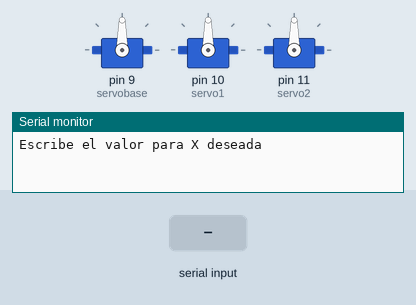
Simulated run of this sketch. Board: Arduino Uno, built with avr-gcc and run on an emulated ATmega328P. On the bench: 3 × servo, the last lines printed to the serial monitor. Inputs (shaded band) come from the test bench.

Above: at 1.2 s.
1.3 s: "90,45,200\n" received over Serial
2.8 s: byte 10 ('\n') received over Serial
4.3 s: "30,150,10\n" received over Serial
At 5.1 s:
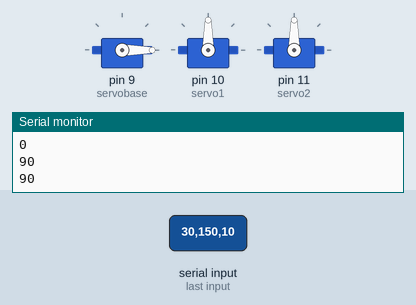
At 8.7 s:
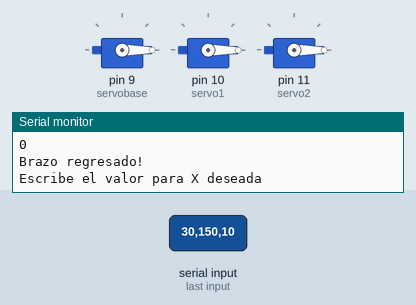
Timing chart, 0 to 10.2 s (numbered marks = the images above; inputs shaded):
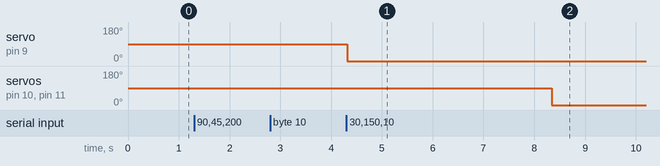

Measured:
- after the input at 4.3 s, servo on pin 9 (servobase): 90° → 0° at once; servo on pin 10 (servo1): 90° → 0° after 4.0 s; servo on pin 11 (servo2): 90° → 0° after 4.1 s

The sketch:

brazoPUMA_3.ino
```cpp
#include <Servo.h>

Servo servobase, servo1, servo2;  // create servo object to control a servo
// twelve servo objects can be created on most boards

int cont = 1;
float x, y, z, l1 = 7.0, l2 = 5.3, l3 = 6.1, teta1_0 = 0, teta2_0 = 0, teta3_0 = 0, teta1_F, teta2_F, teta3_F;
String inString = "";         // a string to hold incoming data
boolean strComplete = false;  // whether the string is complete


void setup() {
  Serial.begin(9600);
  // reserve 200 bytes for the inString:
  inString.reserve(200);
  servobase.attach(9);  // attaches the servo on pin 9 to the servo object
  servo1.attach(10);
  servo2.attach(11);
  Serial.println("Escribe el valor para X deseada ");
}

void loop() {
  if(strComplete){  //revisa si se envio algun valor en la consola
    //Establece los valores para las coordenadas
    if(cont==1){     //revisa cual fue el valor que se envio
      x=inString.toFloat();      //asigna el valor recivido a la variable en forma numerica
      Serial.println(x,5);
      Serial.println("Escribe el valor para Y deseada ");
    }
    else if(cont==2){
      y=inString.toFloat();
      Serial.println(y,5);
      Serial.println("Escribe el valor para Z deseada ");
    }
    else if(cont==3){
      z=inString.toFloat();
      Serial.println(z,5);
    }
    inString = "";
    strComplete = false;
    cont++;

    //Si ya tomo los tres valores, realiza el movimiento de los servos
    if(cont>3){
      teta1_0=atan2(y,x)*180/3.1416;            //calcula teta 1
      Serial.println(teta1_0,5);
      teta2_0=(atan2(z-l1,sqrt(pow(x,2)+pow(y,2)))+acos((pow(l3,2)-pow(l2,2)-pow(z-l1,2)-pow(x,2)-pow(y,2))/(-2*l2*sqrt(pow(z-l1,2)+pow(x,2)+pow(y,2)))))*180/3.1416;  //calcula teta 2
      Serial.println(teta2_0,5);
      teta3_0=fabs(acos((pow(z-l1,2)+pow(x,2)+pow(y,2)-pow(l2,2)-pow(l3,2))/(-2*l2*l3))*180/3.1416-180);    //calcula teta 3
      Serial.println(teta3_0,5);
      Serial.println("Moviendo el brazo...");
      if(teta1_0>=0){                                 //si teta1_0 es positivo
        for (int i = 0; i <= teta1_0; ++i) { //mueve le servo un grado a la vez hasta llegar al valor de teta1_0
          servobase.write(i);
          delay(15);
        }

      //Serial.println(servobase.read());
      }
      else{                                        //si teta1_0 es negativo
        for (int i = 0; i >= teta1_0; --i) {
          servobase.write(i);
          delay(15);
        }

      //Serial.println(servobase.read());
      }
      if(teta2_0>=0){
        for (int i = 0; i <= teta2_0; i++) {
          servo1.write(i);
          delay(15);
        }
      }
      else{
        for (int i = 0; i >= teta2_0; i--) {
          servo1.write(i);
          delay(15);
        }
      }
      if(teta3_0>=0){
        for (int i = 0; i <= teta3_0; i++) {
          servo2.write(i);
          delay(15);
        }
      }
      else{
        for (int i = 0; i >= teta3_0; i--) {
          servo2.write(i);
          delay(15);
        }
      }
      Serial.println("Brazo movido!");
      Serial.println(servobase.read());
      Serial.println(servo1.read());
      Serial.println(servo2.read());
      delay(4000);
      regresar();
      cont=1;
      Serial.println("Escribe el valor para X deseada ");
    }
  }
}

void serialEvent() {
  while (Serial.available()) {
    // get the new byte:
    char inChar = (char)Serial.read();
    // if the incoming character is a newline, set a flag
    // so the main loop can do something about it:
    if (inChar == '\n') {
      strComplete = true;
    }
    else{             // add it to the inString:
      inString += inChar;
    }
  }
}

void regresar(){
  Serial.println("Regrezando a posicion original...");
  if(teta1_0<=0){
    for (int i = teta1_0; i <= 0; i++) {
      servobase.write(i);
      delay(15);
    }
  }
  else{
    for (int i = teta1_0; i >= 0; i--) {
      servobase.write(i);
      delay(15);
    }
  }
  if(teta2_0<=0){
    for (int i = teta2_0; i <= 0; i++) {
      servo1.write(i);
      delay(15);
    }
  }
  else{
    for (int i = teta2_0; i >= 0; i--) {
      servo1.write(i);
      delay(15);
    }
  }
  if(teta3_0<=0){
    for (int i = teta3_0; i <= 0; i++) {
      servo2.write(i);
      delay(15);
    }
  }
  else{
    for (int i = teta3_0; i >= 0; i--) {
      servo2.write(i);
      delay(15);
    }
  }
  Serial.println(servobase.read());
  Serial.println(servo1.read());
  Serial.println(servo2.read());
  Serial.println("Brazo regresado!");
}

/*void moverbrazo(){
  teta1_F=atan2(y,x);            //calcula teta 1
  Serial.println(teta1_0);
  teta2_F=atan2(z-l1,sqrt(pow(x,2)+pow(y,2)))+acos((pow(l3,2)-pow(l2,2)-pow(z-l1,2)-pow(x,2)-pow(y,2))/(-2*l2*sqrt(pow(z-l1,2)+pow(x,2)+pow(y,2))));  //calcula teta 2
  Serial.println(teta2_0);
  teta3_F=acos((pow(z-l1,2)+pow(x,2)+pow(y,2)-pow(l2,2)-pow(l3,2))/(-2*l2*l3))-180;    //calcula teta 3
  Serial.println(teta3_0);
  Serial.println("Moviendo el brazo...");
  if(teta1_F>=teta1_0){                                 //si teta1_0 es positivo
    for (int i = 0; i <= teta1_0; i++) { //mueve le servo un grado a la vez hasta llegar al valor de teta1_0
      servobase.write(i);
      delay(15);
    }
  }
  else{                                        //si teta1_0 es negativo
    for (int i = 0; i >= teta1_0; i--) {
      servobase.write(i);
      delay(15);
    }
  }
  if(teta2_0>=0){
    for (int i = 0; i <= teta2_0; i++) {
      servo1.write(i);
      delay(15);
    }
  }
  else{
    for (int i = 0; i >= teta2_0; i--) {
      servo1.write(i);
      delay(15);
    }
  }
  if(teta3_0>=0){
    for (int i = 0; i <= teta3_0; i++) {
      servo2.write(i);
      delay(15);
    }
  }
  else{
    for (int i = 0; i >= teta3_0; i--) {
      servo2.write(i);
      delay(15);
    }
  }
  Serial.println("Brazo movido!");
}
*/
```
